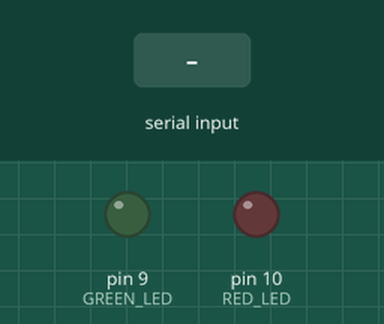
Bench run of a sketch on a simulated Arduino Uno, built with avr-gcc and run on an emulated ATmega328P. Parts: output pins drawn as LEDs (lit = HIGH). Inputs (shaded band) come from the test bench.

Above: at 1.2 s.
1.3 s: "G" received over Serial
At 1.7 s:
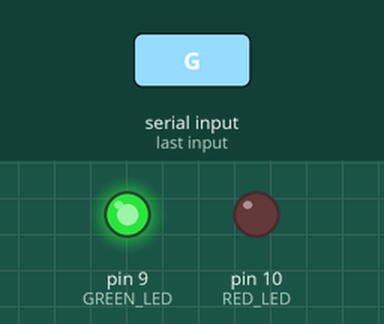
3.3 s: "R" received over Serial
At 3.7 s:
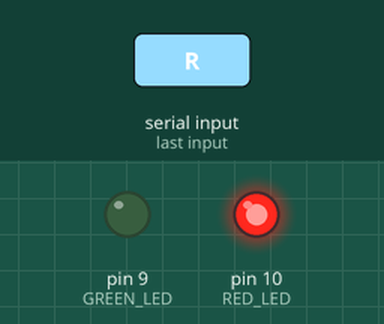
Timing chart, 0 to 6.3 s (numbered marks = the images above; inputs shaded):
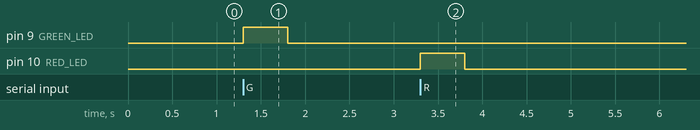

The sketch:

arduino.ino
```cpp
#define GREEN_LED 9
#define RED_LED 10

void setup() {
  Serial.begin(9600);
  pinMode(GREEN_LED, OUTPUT);
  pinMode(RED_LED, OUTPUT);
}

void loop() {
  if (Serial.available()) {
    char signal = Serial.read();

    if (signal == 'G') {
      digitalWrite(GREEN_LED, HIGH);
      delay(500);
      digitalWrite(GREEN_LED, LOW);
    }
    else if (signal == 'R') {
      digitalWrite(RED_LED, HIGH);
      delay(500);
      digitalWrite(RED_LED, LOW);
    }
  }
}
```

Measured:
- after the input at 1.3 s, pin 9 (GREEN_LED): LOW → HIGH at once, → LOW 0.50 s later
- after the input at 3.3 s, pin 10 (RED_LED): LOW → HIGH at once, → LOW 0.50 s later
